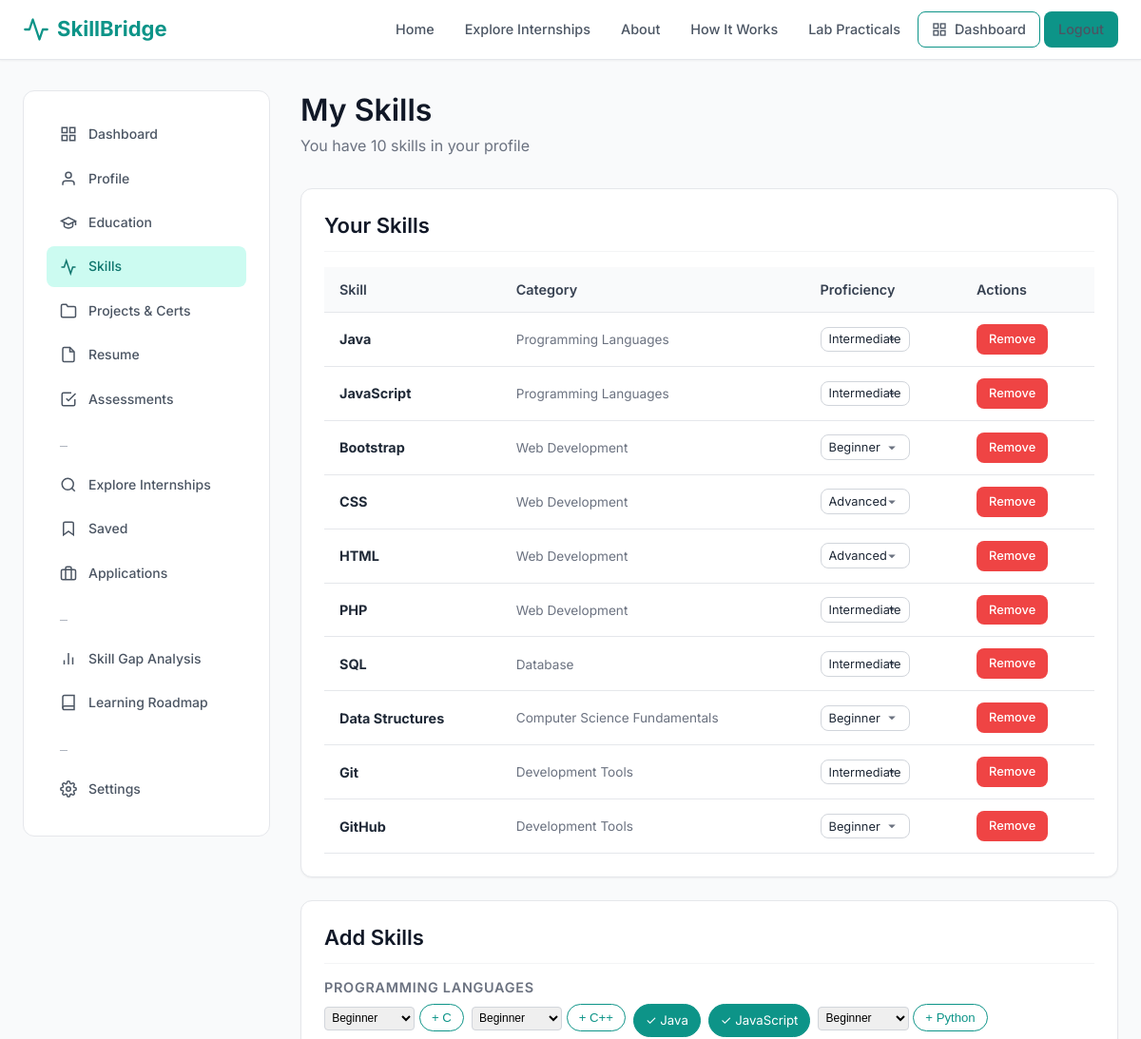
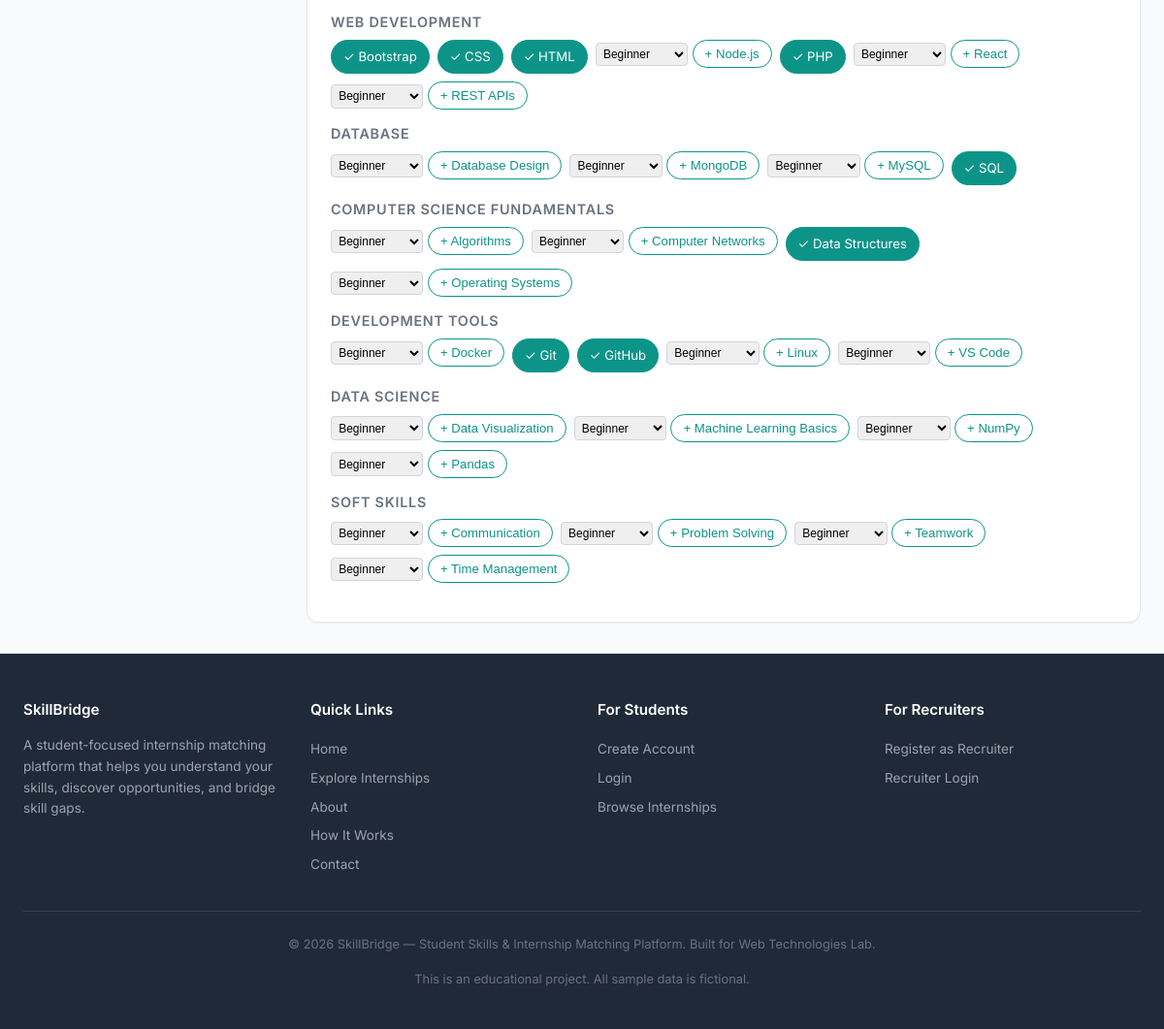
/student/skills.php (signed in), run on the app's committed database (2 pictures, top to bottom).
### tables this page shows
CREATE TABLE student_skills (
    id INT AUTO_INCREMENT PRIMARY KEY,
    student_profile_id INT NOT NULL,
    skill_id INT NOT NULL,
    proficiency ENUM('beginner', 'intermediate', 'advanced') NOT NULL DEFAULT 'beginner',
    created_at TIMESTAMP DEFAULT CURRENT_TIMESTAMP,
    UNIQUE KEY uk_student_skill (student_profile_id, skill_id),
    FOREIGN KEY (student_profile_id) REFERENCES student_profiles(id) ON DELETE CASCADE,
    FOREIGN KEY (skill_id) REFERENCES skills(id) ON DELETE CASCADE
);

CREATE TABLE skills (
    id INT AUTO_INCREMENT PRIMARY KEY,
    category_id INT NOT NULL,
    name VARCHAR(100) NOT NULL,
    description VARCHAR(255) DEFAULT NULL,
    UNIQUE KEY uk_name (name),
    FOREIGN KEY (category_id) REFERENCES skill_categories(id) ON DELETE CASCADE,
    INDEX idx_category (category_id)
);

CREATE TABLE skill_categories (
    id INT AUTO_INCREMENT PRIMARY KEY,
    name VARCHAR(100) NOT NULL,
    description VARCHAR(255) DEFAULT NULL,
    display_order INT DEFAULT 0,
    UNIQUE KEY uk_name (name)
);

### includes/functions.php (called while the page is built, shortened)
<?php
function e(?string $str): string {
    return htmlspecialchars($str ?? '', ENT_QUOTES, 'UTF-8');
}

### student/skills.php (the view, shortened to what this page needs)
<?php
require_once __DIR__.'/../config/database.php';require_once __DIR__.'/../includes/auth.php';require_once __DIR__.'/../includes/csrf.php';require_once __DIR__.'/../includes/functions.php';
requireRole('student');$db=getDB();$profileId=getStudentProfileId($db);
$stmt=$db->prepare('SELECT ss.*, s.name AS skill_name, sc.name AS category_name FROM student_skills ss JOIN skills s ON s.id=ss.skill_id JOIN skill_categories sc ON sc.id=s.category_id WHERE ss.student_profile_id=? ORDER BY sc.display_order, s.name');
$stmt->execute([$profileId]);$mySkills=$stmt->fetchAll();
$allSkills=$db->query('SELECT s.id, s.name, sc.name AS category_name, sc.id AS cat_id FROM skills s JOIN skill_categories sc ON sc.id=s.category_id ORDER BY sc.display_order, s.name')->fetchAll();
$grouped=[];foreach($allSkills as $s){$grouped[$s['category_name']][]=$s;}
$mySkillIds=array_column($mySkills,'skill_id');
include __DIR__.'/../includes/header.php';
?>
<div class="main-content"><div class="container"><div class="dashboard-layout"><?php include __DIR__.'/sidebar.php'; ?>
<div>
<div class="page-header"><h1>My Skills</h1><p>You have <?php echo count($mySkills); ?> skills in your profile</p></div>
<div class="card mb-3">
<div class="card-header"><h3>Your Skills</h3></div>
<?php if(empty($mySkills)): ?>
<div class="empty-state"><p>You haven't added any skills yet. Add skills below to improve your match scores.</p></div>
<?php else: ?>
<table><thead><tr><th>Skill</th><th>Category</th><th>Proficiency</th><th>Actions</th></tr></thead><tbody>
<?php foreach($mySkills as $sk): ?>
<tr>
<td><strong><?php echo e($sk['skill_name']); ?></strong></td>
<td><span class="text-muted text-sm"><?php echo e($sk['category_name']); ?></span></td>
<td>
    <form method="POST" style="display:inline;" class="d-flex gap-1">
        <select name="proficiency" class="form-control" style="width:auto;padding:0.3rem 0.5rem;font-size:0.8rem;" onchange="this.form.submit()">
            <?php foreach(['beginner','intermediate','advanced'] as $p): ?><option value="<?php echo $p; ?>" <?php echo $sk['proficiency']===$p?'selected':''; ?>><?php echo ucfirst($p); ?></option><?php endforeach; ?>
        </select>
    </form>
</td>
<td>
    <form method="POST" style="display:inline;" onsubmit="return confirm('Remove this skill?')">
        <button type="submit" class="btn btn-sm btn-danger">Remove</button>
    </form>
</td>
</tr>
<?php endforeach; ?>
</tbody></table>
<?php endif; ?>
</div>
<div class="card">
<div class="card-header"><h3>Add Skills</h3></div>
<?php foreach($grouped as $catName=>$skills): ?>
<h4 class="mt-2 mb-1" style="font-size:0.9rem;color:var(--gray-500);text-transform:uppercase;letter-spacing:0.05em;"><?php echo e($catName); ?></h4>
<div class="d-flex flex-wrap gap-1 mb-2">
<?php foreach($skills as $s):
    $already=in_array($s['id'],$mySkillIds);
?>
<?php if(!$already): ?>
<form method="POST" style="display:inline;" class="d-flex gap-1 align-center">
    <select name="proficiency" style="font-size:0.75rem;padding:0.2rem;border:1px solid var(--gray-300);border-radius:4px;">
        <option value="beginner">Beginner</option><option value="intermediate">Intermediate</option><option value="advanced">Advanced</option>
    </select>
    <button type="submit" class="skill-chip" style="border-color:var(--primary);color:var(--primary);">+ <?php echo e($s['name']); ?></button>
</form>
<?php else: ?>
<span class="skill-chip selected" style="cursor:default;">✓ <?php echo e($s['name']); ?></span>
<?php endif; ?>
<?php endforeach; ?>
</div>
<?php endforeach; ?>
</div>
</div></div></div></div>
<?php include __DIR__.'/../includes/footer.php'; ?>

### assets/css/style.css (style rules this page uses)
:root { --primary: #0d9488; --primary-dark: #0f766e; --primary-light: #ccfbf1; --secondary: #4f46e5; --secondary-light: #e0e7ff; --accent: #f59e0b; --success: #10b981; --danger: #ef4444; --warning: #f59e0b; --info: #3b82f6; --purple: #8b5cf6; --gray-50: #f9fafb; --gray-100: #f3f4f6; --gray-200: #e5e7eb; --gray-300: #d1d5db; --gray-400: #9ca3af; --gray-500: #6b7280; --gray-600: #4b5563; --gray-700: #374151; --gray-800: #1f2937; --gray-900: #111827; --white: #ffffff; --font-sans: 'Inter', -apple-system, BlinkMacSystemFont, 'Segoe UI', Roboto, sans-serif; --font-mono: 'Fira Code', 'Consolas', monospace; --shadow-sm: 0 1px 2px 0 rgba(0,0,0,0.05); --shadow: 0 1px 3px 0 rgba(0,0,0,0.1), 0 1px 2px -1px rgba(0,0,0,0.1); --shadow-md: 0 4px 6px -1px rgba(0,0,0,0.1), 0 2px 4px -2px rgba(0,0,0,0.1); --shadow-lg: 0 10px 15px -3px rgba(0,0,0,0.1), 0 4px 6px -4px rgba(0,0,0,0.1); --radius: 8px; --radius-lg: 12px; --transition: all 0.2s ease; }
*, *::before, *::after { margin: 0; padding: 0; box-sizing: border-box; }
html { scroll-behavior: smooth; font-size: 16px; }
body { font-family: var(--font-sans); color: var(--gray-800); background-color: var(--gray-50); line-height: 1.6; min-height: 100vh; display: flex; flex-direction: column; }
h1, h2, h3, h4, h5, h6 { color: var(--gray-900); font-weight: 600; line-height: 1.3; margin-bottom: 0.5em; }
h1 { font-size: 2rem; }
h3 { font-size: 1.375rem; }
h4 { font-size: 1.125rem; }
p { margin-bottom: 1rem; }
.container { width: 100%; max-width: 1200px; margin: 0 auto; padding: 0 1.5rem; }
.main-content { flex: 1; padding: 2rem 0; }
.btn { display: inline-flex; align-items: center; gap: 0.5rem; padding: 0.625rem 1.25rem; border: 1px solid transparent; border-radius: var(--radius); font-size: 0.9rem; font-weight: 500; cursor: pointer; transition: var(--transition); text-align: center; text-decoration: none; line-height: 1.4; font-family: inherit; }
.btn-danger { background: var(--danger); color: var(--white); }
.btn-sm { padding: 0.375rem 0.75rem; font-size: 0.8rem; }
.card { background: var(--white); border: 1px solid var(--gray-200); border-radius: var(--radius-lg); padding: 1.5rem; box-shadow: var(--shadow-sm); transition: var(--transition); }
.card-header { display: flex; align-items: center; justify-content: space-between; margin-bottom: 1rem; padding-bottom: 0.75rem; border-bottom: 1px solid var(--gray-100); }
.card-header h3 { margin-bottom: 0; }
.form-control { width: 100%; padding: 0.625rem 0.875rem; border: 1px solid var(--gray-300); border-radius: var(--radius); font-size: 0.9rem; font-family: inherit; color: var(--gray-800); background: var(--white); transition: var(--transition); }
.form-control::placeholder { color: var(--gray-400); }
select.form-control { appearance: none; background-repeat: no-repeat; background-position: right 0.75rem center; padding-right: 2.5rem; }
table { width: 100%; border-collapse: collapse; }
th, td { padding: 0.75rem 1rem; text-align: left; border-bottom: 1px solid var(--gray-200); font-size: 0.9rem; }
th { background: var(--gray-50); font-weight: 600; color: var(--gray-700); white-space: nowrap; }
.skill-chip { display: inline-flex; align-items: center; gap: 0.375rem; padding: 0.375rem 0.75rem; border: 1px solid var(--gray-300); border-radius: 9999px; font-size: 0.825rem; cursor: pointer; transition: var(--transition); background: var(--white); }
.skill-chip.selected { background: var(--primary); color: var(--white); border-color: var(--primary); }
.dashboard-layout { display: grid; grid-template-columns: 260px 1fr; gap: 2rem; min-height: calc(100vh - 140px); }
.sidebar-nav a svg { width: 18px; height: 18px; flex-shrink: 0; }
.page-header { margin-bottom: 2rem; }
.page-header h1 { margin-bottom: 0.25rem; }
.page-header p { color: var(--gray-500); margin-bottom: 0; }
.text-muted { color: var(--gray-500); }
.text-sm { font-size: 0.85rem; }
.mt-2 { margin-top: 1rem; }
.mb-1 { margin-bottom: 0.5rem; }
.mb-2 { margin-bottom: 1rem; }
.mb-3 { margin-bottom: 1.5rem; }
.d-flex { display: flex; }
.flex-wrap { flex-wrap: wrap; }
.align-center { align-items: center; }
.gap-1 { gap: 0.5rem; }

### data on the page
student_skills: skill.name "Java", skill_categories.name "Programming Languages", proficiency "Intermediate"
student_skills: skill.name "JavaScript", skill_categories.name "Programming Languages", proficiency "Intermediate"
student_skills: skill.name "Bootstrap", skill_categories.name "Web Development", proficiency "Beginner"
student_skills: skill.name "CSS", skill_categories.name "Web Development", proficiency "Advanced"
student_skills: skill.name "HTML", skill_categories.name "Web Development", proficiency "Advanced"
student_skills: skill.name "PHP", skill_categories.name "Web Development", proficiency "Intermediate"
student_skills: skill.name "SQL", skill_categories.name "Database", proficiency "Intermediate"
student_skills: skill.name "Data Structures", skill_categories.name "Computer Science Fundamentals", proficiency "Beginner"
student_skills: skill.name "Git", skill_categories.name "Development Tools", proficiency "Intermediate"
student_skills: skill.name "GitHub", skill_categories.name "Development Tools", proficiency "Beginner"
skills: name "C"
skills: name "C++"
skills: name "Java"
skills: name "JavaScript"
skills: name "Python"
skills: name "Bootstrap"
skills: name "CSS"
skills: name "HTML"
skills: name "Node.js"
skills: name "PHP"
skills: name "React"
skills: name "REST APIs"
skills: name "Database Design"
skills: name "MongoDB"
skills: name "MySQL"
skills: name "SQL"
skills: name "Algorithms"
skills: name "Computer Networks"
skills: name "Data Structures"
skills: name "Operating Systems"
skills: name "Docker"
skills: name "Git"
skills: name "GitHub"
skills: name "Linux"
skills: name "VS Code"
skills: name "Data Visualization"
skills: name "Machine Learning Basics"
skills: name "NumPy"
skills: name "Pandas"
skills: name "Communication"
skills: name "Problem Solving"
skills: name "Teamwork"
skills: name "Time Management"

### other printed values
$link[1] "Dashboard"
$link[1] "Profile"
$link[1] "Education"
$link[1] "Skills"
$link[1] "Projects & Certs"
$link[1] "Resume"
$link[1] "Assessments"
$link[1] "Explore Internships"
$link[1] "Saved"
$link[1] "Applications"
$link[1] "Skill Gap Analysis"
$link[1] "Learning Roadmap"
$link[1] "Settings"
count($mySkills) "10"
$catName "PROGRAMMING LANGUAGES"
